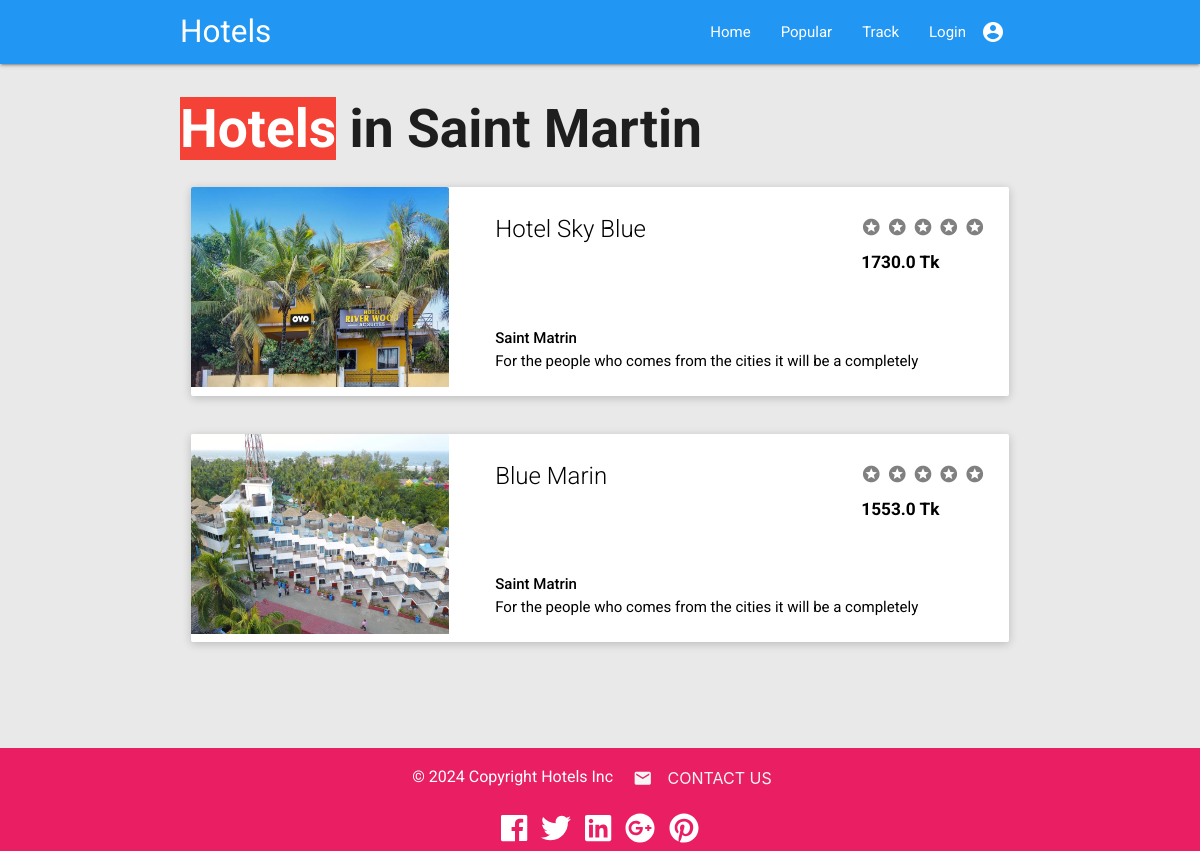
Screenshot of /hotels-in-saint/ with the database file from the repository.
### book/models.py (models this page shows, shortened)
class Hotel(models.Model):
    name = models.CharField(default=None, max_length=64)
    city = models.CharField(default=None, max_length=64)
    address = models.CharField(default=None, max_length=64)
    overview = models.CharField(default=None, max_length=64)
    highlight = models.CharField(default=None, max_length=64)
    room = models.CharField(default=None, max_length=64)
    room_type = models.CharField(choices=ROOM_CHOICES,default="Single", max_length=64)
    rating = models.CharField(default=0, max_length=64)
    price = models.FloatField(default=random_price)
    image = models.ImageField(upload_to="hotel_img", verbose_name="hotelimg")

### book/views.py (the view)
# urls.py: path('hotels-in-saint/', views.hotels_in_saint, name='hotels_in_saint'),
def hotels_in_saint(request):
    saint_hotels = Hotel.objects.filter(city='Saint Martin')
    return render(request, 'book/saint.html', {'hotel':saint_hotels})

### book/templatetags/book_extras.py (called while the page is built)
@register.filter
def get_stars(hotel):
    s = int(hotel.rating.split(" ")[0])
    stars = [1]*s + [0]*(5 - s)
    return stars

### book/templates/book/saint.html (shortened to what this page needs)
{% extends "book/layout.html" %}
{% load book_extras %}
{% block body %}
<div class="container" style="margin-top: 10px;">
    <div class="row">
        <h2 class="header"><span class="bg-red">Hotels</span> in Saint Martin
        </h2>
        {% for hotel in hotel %}
        <div class="col s12 m12">
            <div class="card rounded-corner">
                <a href="/hotel/{{hotel.id}}" style="display: block;">
                    <div class="row">
                        <div class="col s12 m4">
                            <div class="card-image">
                                <img src="{{hotel.image.url}}" width="400px" height="200px">
                            </div>
                        </div>
                        <div class="col s12 m8">
                            <span class="card-title card-content truncate black-text">{{hotel.name}}
                                <div class="right">
                                    {% for i in hotel|get_stars %}
                                    <i class="material-icons"
                                        style="color: {% if i == 1 %} gold {% else %} grey {% endif%}; font-size: 20px;">stars</i>
                                        {% endfor %}
                                    <h6 style="margin-top: 6px;">{{hotel.price}} Tk</h6>
                                </div>
                            </span>
                            <div class="card-content black-text">
                                <strong>
                                    <p>{{hotel.address}}</p>
                                </strong>
                                <p class="truncate">{{hotel.overview}}</p>
                            </div>
                        </div>
                    </div>
                </a>
            </div>
        </div>
        {% endfor %}
    </div>
</div>
{% endblock %}

### book/static/book/styles.css (style rules this page uses)
:root { --primary: #2196f3; --primary-dark: #f32167; }

### book/static/css/styles1.css (style rules this page uses)
.bg-red { background-color: #F44336 !important; color: #fff; }
body { background-color: #e9e9e9; -moz-transition: all 0.5s; -o-transition: all 0.5s; -webkit-transition: all 0.5s; transition: all 0.5s; font-family: 'Roboto', Arial, Tahoma, sans-serif; }
h1, h2, h3, h4, h5, h6 { font-weight: bold; }
button, input, select, a { outline: none !important; }
.card { background: #fff; min-height: 50px; box-shadow: 0 2px 10px rgba(0, 0, 0, 0.2); position: relative; margin-bottom: 30px; -webkit-border-radius: 2px; -moz-border-radius: 2px; -ms-border-radius: 2px; border-radius: 2px; }

### rows the page displays
Hotel: image (picture), name "Hotel Sky Blue", rating "0" (drawn), price "1730.0", address "Saint Matrin", overview "For the people who comes from the cities it will be a completely"
Hotel: image (picture), name "Blue Marin", rating "0" (drawn), price "1553.0", address "Saint Matrin", overview "For the people who comes from the cities it will be a completely"

### other values shown
{{ var0 }} "Login"
